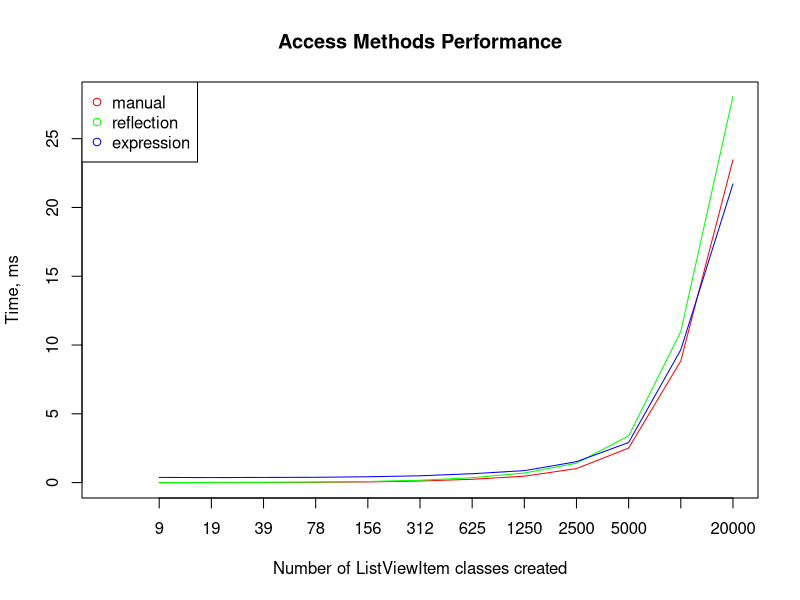
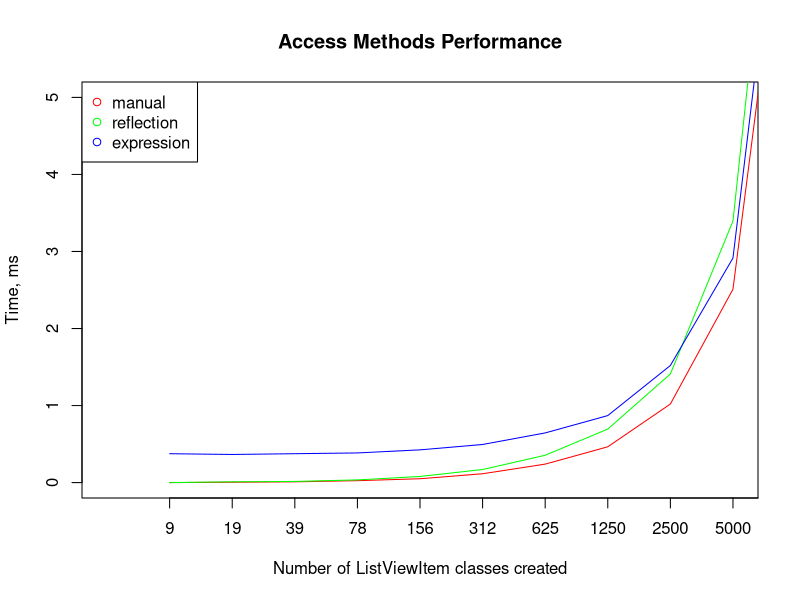

Reproduce these figures in R, in order.
testRaw1 <- "items,manual,reflection,expression
20000,4692,5615,4342
10000,1769,2195,1931
5000,502,679,583
2500,204,282,304
1250,93,139,174
625,48,71,129
312,23,34,99
156,10,16,85
78,5,7,77
39,2,3,75
19,1,2,73
9,0,0,75
"

testRaw2 <- "items,manual,reflection,expression
20000,4584,5999,4403
10000,1780,2209,1994
5000,489,676,587
2500,198,292,306
1250,93,140,172
625,46,73,128
312,23,35,99
156,10,16,84
78,5,8,79
39,2,3,74
19,1,2,73
9,0,0,71
"

testRaw3 <- "items,manual,reflection,expression
20000,4601,5578,4386
10000,1757,2333,1977
5000,495,674,578
2500,198,311,303
1250,98,137,176
625,49,72,129
312,23,33,101
156,10,16,85
78,5,7,79
39,3,4,75
19,1,1,72
9,0,0,74
"

# read data
testData1 <- read.csv(text = testRaw1)
testData2 <- read.csv(text = testRaw2)
testData3 <- read.csv(text = testRaw3)

# avg
avg <- (testData1+testData2+testData3)/3
# make real time, not for all iteratons - divide results except first column by number of iterations
iterations <- 200
row1 <- testData1[1:1]
rowOthers <- testData1[-(1:1)]/iterations
avg <- cbind(row1, rowOthers)


xValues = c(1:nrow(avg))
xLabels <- rev(c(t(avg[1])))
yManual <- rev(c(t(avg[2])))
yReflection <- rev(c(t(avg[3])))
yExpression <- rev(c(t(avg[4])))

createPng <- function(width, height, xLim, yLim, name)
{
  png(
    file = paste0(dirname(sys.frame(1)$ofile), "/", name),
    width = width, height = height, type = "cairo")
  
  colors <- rainbow(3)
  plot(0, 0, main = "Access Methods Performance", xlab = "Number of ListViewItem classes created", ylab = "Time, ms",
       type = "n", xlim = xLim, ylim = yLim, xaxt = "n" )
  axis(1, at = xValues, labels = xLabels )
  lines(xValues, yManual, type = "l", col = colors[1])
  lines(xValues, yReflection, type = "l", col = colors[2])
  lines(xValues, yExpression, type = "l", col = colors[3])
  legend("topleft", legend = names(avg)[-(1:1)], col = colors, pch = 1)
  
  dev.off()
}

createPng(700, 500, c(0,nrow(avg)), c(0,28), "whole.png")
createPng(700, 500, c(0,9+1), c(0,5), "low.png")
